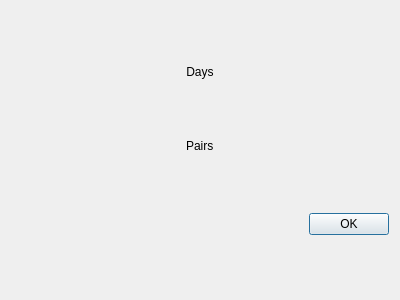
<?xml version="1.0" encoding="UTF-8"?>
<ui version="4.0">
 <class>SelectorDialog</class>
 <widget class="QDialog" name="SelectorDialog">
  <property name="geometry">
   <rect>
    <x>0</x>
    <y>0</y>
    <width>400</width>
    <height>300</height>
   </rect>
  </property>
  <property name="windowTitle">
   <string>Dialog</string>
  </property>
  <layout class="QVBoxLayout" name="verticalLayout" stretch="0,1,0">
   <item>
    <widget class="QLabel" name="labelTop">
     <property name="sizePolicy">
      <sizepolicy hsizetype="Preferred" vsizetype="Fixed">
       <horstretch>0</horstretch>
       <verstretch>0</verstretch>
      </sizepolicy>
     </property>
     <property name="text">
      <string>Days</string>
     </property>
     <property name="alignment">
      <set>Qt::AlignCenter</set>
     </property>
    </widget>
   </item>
   <item>
    <layout class="QHBoxLayout" name="horizontalLayout">
     <item>
      <widget class="QLabel" name="labelLeft">
       <property name="sizePolicy">
        <sizepolicy hsizetype="Fixed" vsizetype="Preferred">
         <horstretch>0</horstretch>
         <verstretch>0</verstretch>
        </sizepolicy>
       </property>
       <property name="text">
        <string>Pairs</string>
       </property>
      </widget>
     </item>
     <item>
      <layout class="QGridLayout" name="gridLayout"/>
     </item>
    </layout>
   </item>
   <item>
    <layout class="QHBoxLayout" name="horizontalLayout_2">
     <item>
      <spacer name="horizontalSpacer">
       <property name="orientation">
        <enum>Qt::Horizontal</enum>
       </property>
       <property name="sizeHint" stdset="0">
        <size>
         <width>40</width>
         <height>20</height>
        </size>
       </property>
      </spacer>
     </item>
     <item>
      <widget class="QPushButton" name="pushButton">
       <property name="text">
        <string>OK</string>
       </property>
      </widget>
     </item>
    </layout>
   </item>
  </layout>
 </widget>
 <resources/>
 <connections>
  <connection>
   <sender>pushButton</sender>
   <signal>released()</signal>
   <receiver>pushButton</receiver>
   <slot>close()</slot>
   <hints>
    <hint type="sourcelabel">
     <x>364</x>
     <y>273</y>
    </hint>
    <hint type="destinationlabel">
     <x>364</x>
     <y>273</y>
    </hint>
   </hints>
  </connection>
  <connection>
   <sender>pushButton</sender>
   <signal>released()</signal>
   <receiver>SelectorDialog</receiver>
   <slot>close()</slot>
   <hints>
    <hint type="sourcelabel">
     <x>372</x>
     <y>259</y>
    </hint>
    <hint type="destinationlabel">
     <x>400</x>
     <y>76</y>
    </hint>
   </hints>
  </connection>
 </connections>
</ui>
